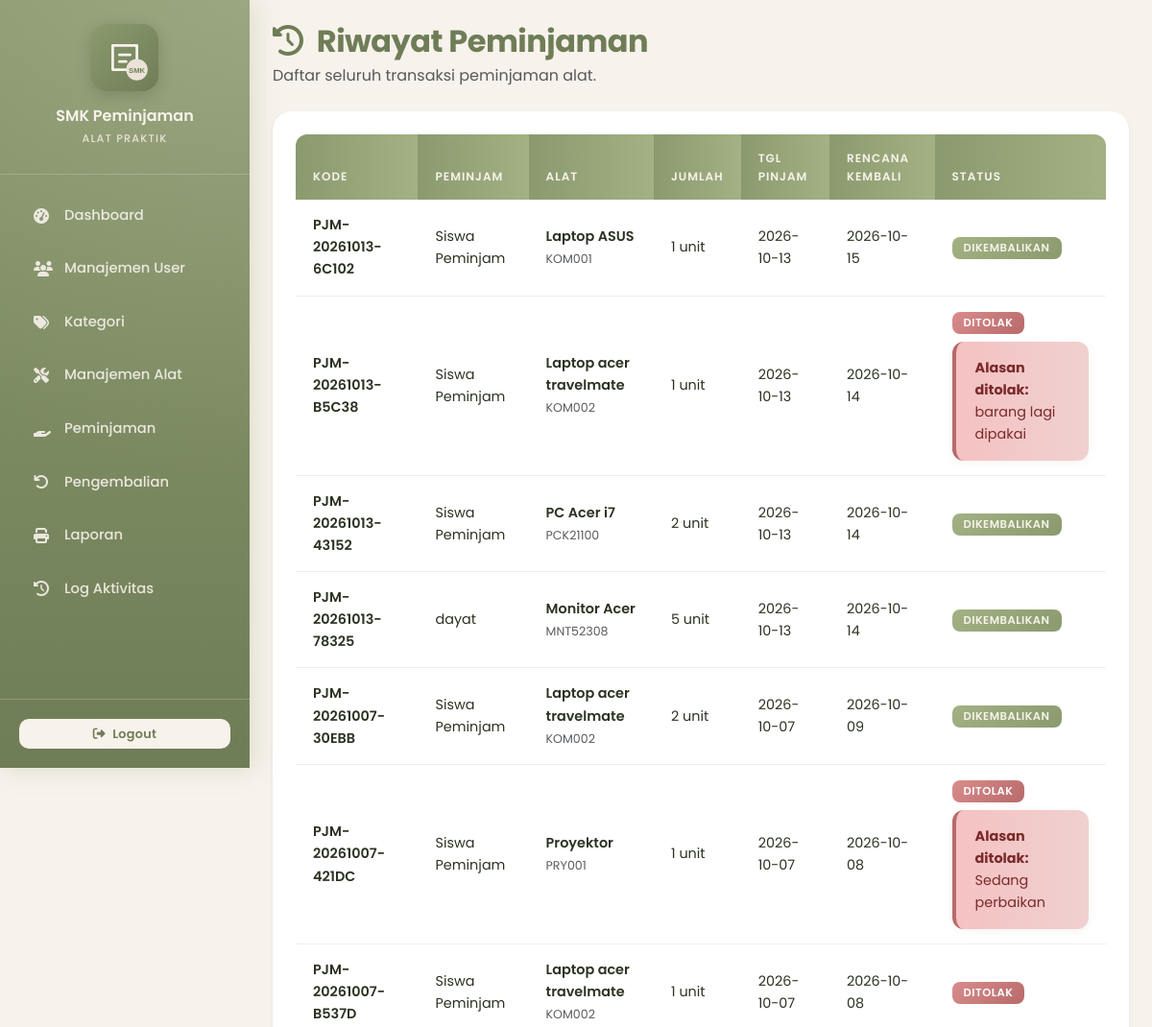
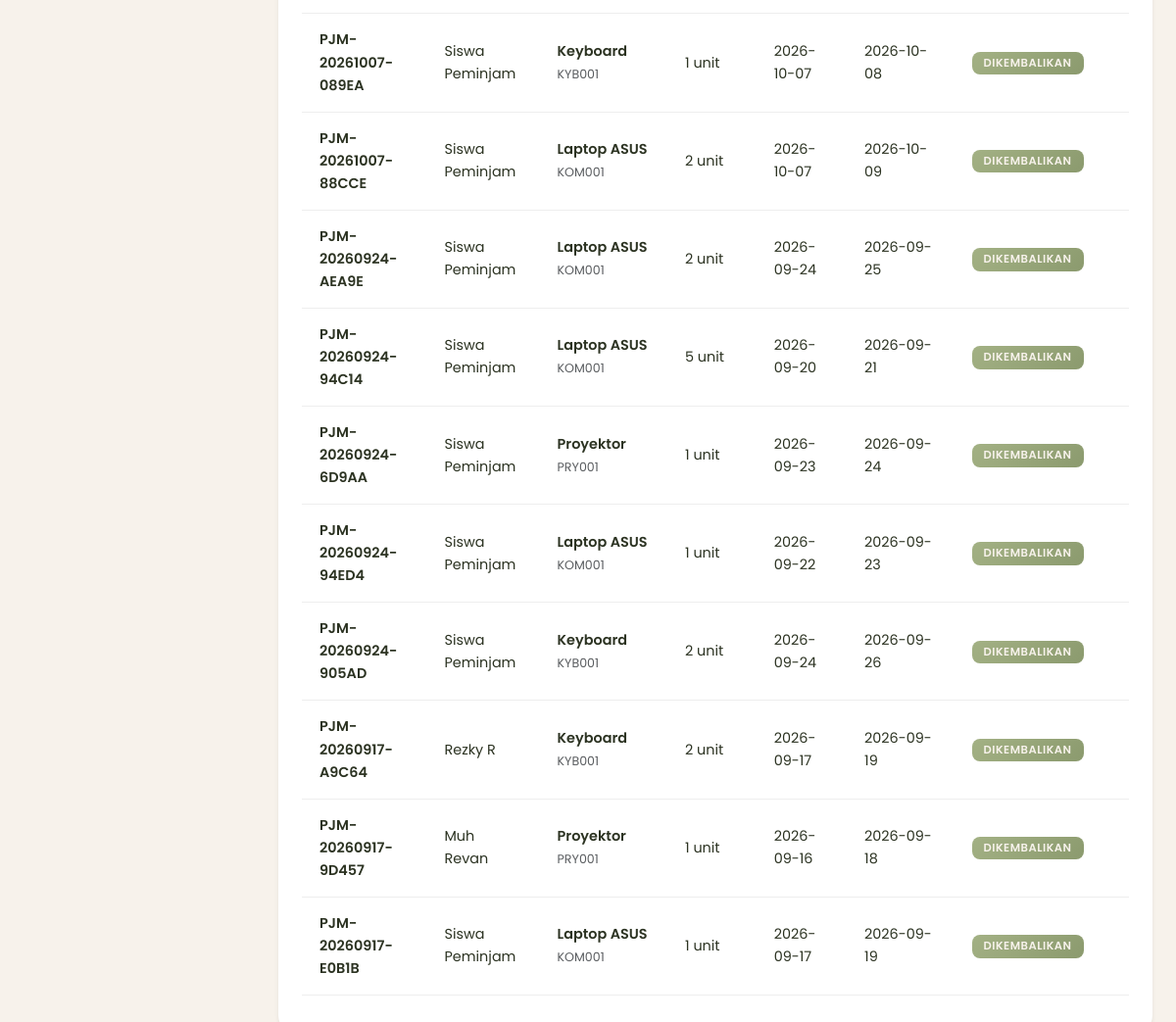
The page /pages/riwayat.php (signed in) on the database its author committed (2 pictures, top to bottom).
### tables this page shows
CREATE TABLE `peminjaman` (
  `id` int NOT NULL,
  `kode_pinjam` varchar(20) NOT NULL,
  `id_user` int NOT NULL,
  `id_alat` int NOT NULL,
  `jumlah` int NOT NULL,
  `tanggal_pinjam` date NOT NULL,
  `tanggal_kembali_rencana` date NOT NULL,
  `foto_peminjaman` varchar(255) DEFAULT NULL,
  `tanggal_kembali_actual` date DEFAULT NULL,
  `status` enum('menunggu','disetujui','dipinjam','dikembalikan','ditolak') DEFAULT 'menunggu',
  `id_petugas` int DEFAULT NULL,
  `alasan_ditolak` text,
  `denda` decimal(10,2) DEFAULT '0.00',
  `keterangan` text,
  `created_at` timestamp NULL DEFAULT CURRENT_TIMESTAMP
);

CREATE TABLE `users` (
  `id` int NOT NULL,
  `username` varchar(50) NOT NULL,
  `password` varchar(255) NOT NULL,
  `nama_lengkap` varchar(100) NOT NULL,
  `role` enum('admin','petugas','peminjam') NOT NULL,
  `email` varchar(100) DEFAULT NULL,
  `no_telp` varchar(15) DEFAULT NULL,
  `alamat` text,
  `status` enum('aktif','nonaktif') DEFAULT 'aktif',
  `created_at` timestamp NULL DEFAULT CURRENT_TIMESTAMP
);

CREATE TABLE `alat` (
  `id` int NOT NULL,
  `kode_alat` varchar(20) NOT NULL,
  `nama_alat` varchar(100) NOT NULL,
  `id_kategori` int DEFAULT NULL,
  `stok` int NOT NULL DEFAULT '0',
  `stok_tersedia` int NOT NULL DEFAULT '0',
  `stok_rusak_ringan` int NOT NULL DEFAULT '0',
  `stok_rusak_berat` int NOT NULL DEFAULT '0',
  `kondisi` enum('baik','rusak ringan','rusak berat') DEFAULT 'baik',
  `merk` varchar(100) DEFAULT NULL,
  `nomor_seri` varchar(150) DEFAULT NULL,
  `tahun_perolehan` year DEFAULT NULL,
  `lokasi` varchar(150) DEFAULT NULL,
  `spesifikasi` text,
  `foto_alat` varchar(255) DEFAULT NULL,
  `keterangan` text,
  `gambar` varchar(255) DEFAULT NULL
);

### includes/auth.php (called while the page is built, shortened)
<?php
function isLoggedIn() {
    return isset($_SESSION['user_id']);
}
function hasRole($roles) {
    if (is_array($roles)) {
        return in_array($_SESSION['role'], $roles);
    }
    return $_SESSION['role'] === $roles;
}
?>

### pages/riwayat.php (the view, shortened to what this page needs)
<?php
require_once '../includes/auth.php';
require_once '../includes/header.php';
require_once '../includes/sidebar.php';
$isPeminjam = hasRole('peminjam');
if ($isPeminjam) {
    $stmt = $pdo->prepare("
        SELECT
            p.*,
            a.nama_alat,
            a.kode_alat
        FROM peminjaman p
        INNER JOIN alat a
            ON p.id_alat = a.id
        WHERE p.id_user = ?
        ORDER BY p.id DESC
    ");
    $stmt->execute([
        $_SESSION['user_id']
    ]);
} else {
    $stmt = $pdo->query("
        SELECT
            p.*,
            a.nama_alat,
            a.kode_alat,
            u.nama_lengkap
        FROM peminjaman p
        INNER JOIN alat a
            ON p.id_alat = a.id
        INNER JOIN users u
            ON p.id_user = u.id
        ORDER BY p.id DESC
    ");
}
$riwayat = $stmt->fetchAll();
?>
<div class="content p-4">
    <div class="d-flex justify-content-between align-items-center mb-4">
        <div>
            <h2 class="fw-bold mb-1">
                <i class="fas fa-history me-2"></i>
                Riwayat Peminjaman
            </h2>
            <p class="text-muted mb-0">
                <?= $isPeminjam
                    ? 'Daftar seluruh pengajuan dan peminjaman yang pernah kamu lakukan.'
                    : 'Daftar seluruh transaksi peminjaman alat.'
                ?>
            </p>
        </div>
    </div>
    <div class="card shadow-sm border-0">
        <div class="card-body">
            <div class="table-responsive">
                <table class="table table-hover align-middle">
                    <thead>
                        <tr>
                            <th>Kode</th>
                            <?php if (!$isPeminjam): ?>
                                <th>Peminjam</th>
                            <?php endif; ?>
                            <th>Alat</th>
                            <th>Jumlah</th>
                            <th>Tgl Pinjam</th>
                            <th>Rencana Kembali</th>
                            <th>Status</th>
                        </tr>
                    </thead>
                    <tbody>
                        <?php if (empty($riwayat)): ?>
                            <tr>
                                <td
                                    colspan="<?= $isPeminjam ? 6 : 7 ?>"
                                    class="text-center py-5 text-muted">
                                    <i class="fas fa-history fa-2x mb-3"></i>
                                    <br>
                                    Belum ada riwayat peminjaman.
                                </td>
                            </tr>
                        <?php else: ?>
                            <?php foreach ($riwayat as $p): ?>
                                <tr>
                                    <td>
                                        <span class="fw-semibold">
                                            <?= htmlspecialchars(
                                                $p['kode_pinjam']
                                            ) ?>
                                        </span>
                                    </td>
                                    <?php if (!$isPeminjam): ?>
                                        <td>
                                            <?= htmlspecialchars(
                                                $p['nama_lengkap'] ?? '-'
                                            ) ?>
                                        </td>
                                    <?php endif; ?>
                                    <td>
                                        <div class="fw-semibold">
                                            <?= htmlspecialchars(
                                                $p['nama_alat']
                                            ) ?>
                                        </div>
                                        <small class="text-muted">
                                            <?= htmlspecialchars(
                                                $p['kode_alat']
                                            ) ?>
                                        </small>
                                    </td>
                                    <td>
                                        <?= (int) $p['jumlah'] ?>
                                        unit
                                    </td>
                                    <td>
                                        <?= htmlspecialchars(
                                            $p['tanggal_pinjam']
                                        ) ?>
                                    </td>
                                    <td>
                                        <?= htmlspecialchars(
                                            $p['tanggal_kembali_rencana']
                                        ) ?>
                                    </td>
                                    <td>
                                        <?php
                                        $status =
                                            strtolower(
                                                trim(
                                                    $p['status']
                                                )
                                            );
                                        switch ($status) {
                                            case 'dikembalikan':
                                                $badge = 'success';
                                                $label = 'Dikembalikan';
                                                break;
                                            case 'ditolak':
                                                $badge = 'danger';
                                                $label = 'Ditolak';
                                                break;
                                        }
                                        ?>
                                        <span
                                            class="badge bg-<?= $badge ?>">
                                            <?= htmlspecialchars(
                                                $label
                                            ) ?>
                                        </span>
                                        <?php if ($p['status'] === 'ditolak' && !empty($p['alasan_ditolak'])): ?>
                                            <div class="alert alert-danger small mb-0 mt-2">
                                                <strong>Alasan ditolak:</strong>
                                                <?= htmlspecialchars($p['alasan_ditolak']) ?>
                                            </div>
                                        <?php endif; ?>
                                    </td>
                                </tr>
                            <?php endforeach; ?>
                        <?php endif; ?>
                    </tbody>
                </table>
            </div>
        </div>
    </div>
</div>
<?php require_once '../includes/footer.php'; ?>

### assets/css/style.css (style rules this page uses)
:root { --primary: #8B9A6E; --primary-dark: #6f7d57; --primary-soft: #a3b184; --bg: #F7F2EB; --beige: #EAE2D6; --grey: #EEEEEE; --white: #FFFFFF; --text: #2c3322; --text-muted: #7a8073; --border: #EAE2D6; --shadow-sm: 0 2px 8px rgba(139, 154, 110, 0.10); --shadow-md: 0 8px 20px rgba(139, 154, 110, 0.18); --shadow-lg: 0 16px 40px rgba(139, 154, 110, 0.25); --transition: all 0.35s cubic-bezier(0.4, 0, 0.2, 1); --transition-bounce: all 0.4s cubic-bezier(0.34, 1.56, 0.64, 1); }
* { margin: 0; padding: 0; box-sizing: border-box; }
html, body { min-height: 100%; }
body { font-family: 'Poppins', sans-serif; background-color: var(--bg); color: var(--text); overflow-x: hidden; line-height: 1.6; }
.content { margin-left: 260px; background-color: var(--bg); padding: 30px; min-height: 100vh; animation: fadeIn 0.5s ease; }
.content h2 { color: var(--primary-dark); font-weight: 700; letter-spacing: -0.5px; }
.card { border: 1px solid var(--grey); border-radius: 20px; background: var(--white); box-shadow: var(--shadow-sm); transition: var(--transition); overflow: hidden; position: relative; }
.card-body { padding: 24px; }
.table { border-collapse: separate; border-spacing: 0; width: 100%; }
.table thead th { background: linear-gradient(90deg, var(--primary) 0%, var(--primary-soft) 100%); color: var(--bg); font-weight: 600; text-transform: uppercase; font-size: 0.75rem; letter-spacing: 1px; padding: 15px 18px; border: none; position: sticky; top: 0; z-index: 10; }
.table thead th:first-child { border-radius: 12px 0 0 0; }
.table thead th:last-child { border-radius: 0 12px 0 0; }
.table tbody tr { transition: var(--transition); background: var(--white); border-bottom: 1px solid var(--grey); }
.table tbody td { padding: 15px 18px; vertical-align: middle; color: var(--text); font-size: 0.9rem; }
.badge { padding: 6px 12px; border-radius: 8px; font-weight: 600; font-size: 0.72rem; letter-spacing: 0.5px; text-transform: uppercase; }
.badge.bg-success { background: linear-gradient(135deg, var(--primary-soft), var(--primary)) !important; color: var(--bg); }
.badge.bg-danger { background: linear-gradient(135deg, #d98c8c, #b86a6a) !important; color: var(--white); }
.alert { border: none; border-radius: 12px; padding: 16px 20px; animation: slideInDown 0.5s ease; box-shadow: var(--shadow-sm); font-size: 0.9rem; }
.alert-danger { background: linear-gradient(90deg, #f5c2c2 0%, #f0d0d0 100%); color: #7a2a2a; border-left: 4px solid #b86a6a; }
@media screen and (min-width: 769px) { .content, #wrapper > .content { margin-left: 260px; width: auto; max-width: none; } }

### rows shown on the page
peminjaman: kode_pinjam "PJM-20261013-6C102", id_user.nama_lengkap "Siswa Peminjam", id_alat.nama_alat "Laptop ASUS", id_alat.kode_alat "KOM001", jumlah "1", tanggal_pinjam "2026-10-13", tanggal_kembali_rencana "2026-10-15", status "DIKEMBALIKAN"
peminjaman: kode_pinjam "PJM-20261013-B5C38", id_user.nama_lengkap "Siswa Peminjam", id_alat.nama_alat "Laptop acer travelmate", id_alat.kode_alat "KOM002", jumlah "1", tanggal_pinjam "2026-10-13", tanggal_kembali_rencana "2026-10-14", status "DITOLAK", alasan_ditolak "barang lagi dipakai"
peminjaman: kode_pinjam "PJM-20261013-43152", id_user.nama_lengkap "Siswa Peminjam", id_alat.nama_alat "PC Acer i7", id_alat.kode_alat "PCK21100", jumlah "2", tanggal_pinjam "2026-10-13", tanggal_kembali_rencana "2026-10-14", status "DIKEMBALIKAN"
peminjaman: kode_pinjam "PJM-20261013-78325", id_user.nama_lengkap "dayat", id_alat.nama_alat "Monitor Acer", id_alat.kode_alat "MNT52308", jumlah "5", tanggal_pinjam "2026-10-13", tanggal_kembali_rencana "2026-10-14", status "DIKEMBALIKAN"
peminjaman: kode_pinjam "PJM-20261007-30EBB", id_user.nama_lengkap "Siswa Peminjam", id_alat.nama_alat "Laptop acer travelmate", id_alat.kode_alat "KOM002", jumlah "2", tanggal_pinjam "2026-10-07", tanggal_kembali_rencana "2026-10-09", status "DIKEMBALIKAN"
peminjaman: kode_pinjam "PJM-20261007-421DC", id_user.nama_lengkap "Siswa Peminjam", id_alat.nama_alat "Proyektor", id_alat.kode_alat "PRY001", jumlah "1", tanggal_pinjam "2026-10-07", tanggal_kembali_rencana "2026-10-08", status "DITOLAK", alasan_ditolak "Sedang perbaikan"
peminjaman: kode_pinjam "PJM-20261007-B537D", id_user.nama_lengkap "Siswa Peminjam", id_alat.nama_alat "Laptop acer travelmate", id_alat.kode_alat "KOM002", jumlah "1", tanggal_pinjam "2026-10-07", tanggal_kembali_rencana "2026-10-08", status "DITOLAK"
peminjaman: kode_pinjam "PJM-20261007-089EA", id_user.nama_lengkap "Siswa Peminjam", id_alat.nama_alat "Keyboard", id_alat.kode_alat "KYB001", jumlah "1", tanggal_pinjam "2026-10-07", tanggal_kembali_rencana "2026-10-08", status "DIKEMBALIKAN"
peminjaman: kode_pinjam "PJM-20261007-88CCE", id_user.nama_lengkap "Siswa Peminjam", id_alat.nama_alat "Laptop ASUS", id_alat.kode_alat "KOM001", jumlah "2", tanggal_pinjam "2026-10-07", tanggal_kembali_rencana "2026-10-09", status "DIKEMBALIKAN"
peminjaman: kode_pinjam "PJM-20260924-AEA9E", id_user.nama_lengkap "Siswa Peminjam", id_alat.nama_alat "Laptop ASUS", id_alat.kode_alat "KOM001", jumlah "2", tanggal_pinjam "2026-09-24", tanggal_kembali_rencana "2026-09-25", status "DIKEMBALIKAN"
peminjaman: kode_pinjam "PJM-20260924-94C14", id_user.nama_lengkap "Siswa Peminjam", id_alat.nama_alat "Laptop ASUS", id_alat.kode_alat "KOM001", jumlah "5", tanggal_pinjam "2026-09-20", tanggal_kembali_rencana "2026-09-21", status "DIKEMBALIKAN"
peminjaman: kode_pinjam "PJM-20260924-6D9AA", id_user.nama_lengkap "Siswa Peminjam", id_alat.nama_alat "Proyektor", id_alat.kode_alat "PRY001", jumlah "1", tanggal_pinjam "2026-09-23", tanggal_kembali_rencana "2026-09-24", status "DIKEMBALIKAN"
peminjaman: kode_pinjam "PJM-20260924-94ED4", id_user.nama_lengkap "Siswa Peminjam", id_alat.nama_alat "Laptop ASUS", id_alat.kode_alat "KOM001", jumlah "1", tanggal_pinjam "2026-09-22", tanggal_kembali_rencana "2026-09-23", status "DIKEMBALIKAN"
peminjaman: kode_pinjam "PJM-20260924-905AD", id_user.nama_lengkap "Siswa Peminjam", id_alat.nama_alat "Keyboard", id_alat.kode_alat "KYB001", jumlah "2", tanggal_pinjam "2026-09-24", tanggal_kembali_rencana "2026-09-26", status "DIKEMBALIKAN"
peminjaman: kode_pinjam "PJM-20260917-A9C64", id_user.nama_lengkap "Rezky R", id_alat.nama_alat "Keyboard", id_alat.kode_alat "KYB001", jumlah "2", tanggal_pinjam "2026-09-17", tanggal_kembali_rencana "2026-09-19", status "DIKEMBALIKAN"
peminjaman: kode_pinjam "PJM-20260917-9D457", id_user.nama_lengkap "Muh Revan", id_alat.nama_alat "Proyektor", id_alat.kode_alat "PRY001", jumlah "1", tanggal_pinjam "2026-09-16", tanggal_kembali_rencana "2026-09-18", status "DIKEMBALIKAN"
peminjaman: kode_pinjam "PJM-20260917-E0B1B", id_user.nama_lengkap "Siswa Peminjam", id_alat.nama_alat "Laptop ASUS", id_alat.kode_alat "KOM001", jumlah "1", tanggal_pinjam "2026-09-17", tanggal_kembali_rencana "2026-09-19", status "DIKEMBALIKAN"
